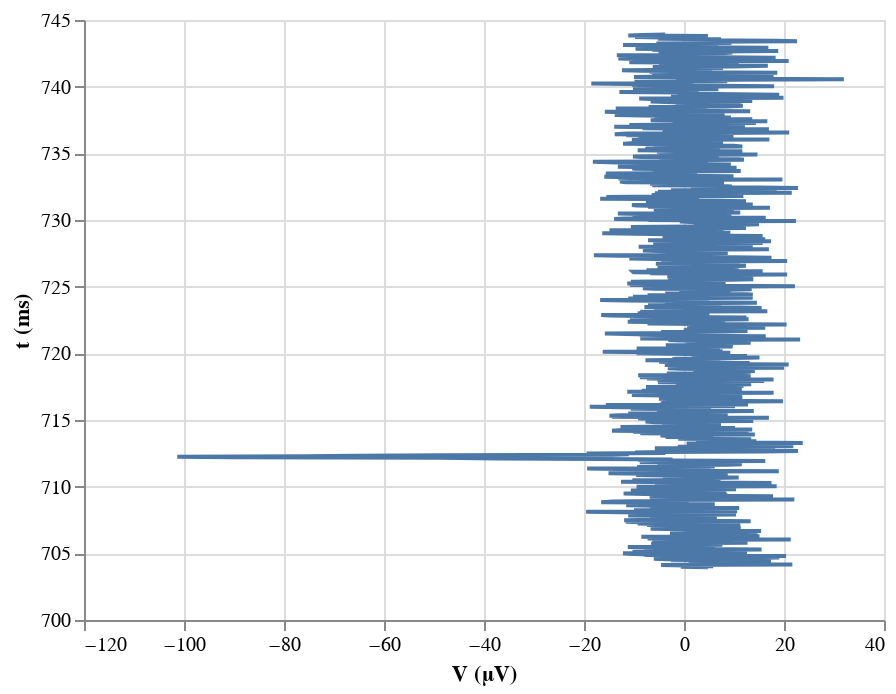

The notebook cell this image was saved under:
### Markdown cell above
This plot is clearly messed up. That is because Altair connected the lines in order of voltage. To prevent this, we can use the `order` kwarg of `encode()` to make sure the points are connected in the proper order.

### Code cell
alt.Chart(df
    ).mark_line(
    ).encode(
        y=alt.Y('t (ms):Q', scale=alt.Scale(zero=False)),
        x=alt.X('V (uV):Q', title='V (µV)'),
        order=alt.Order('t (ms):Q', sort='ascending')
    )

### Figure 1 — Vega-Lite specification as saved in the notebook (floating-point values rounded to 4 significant figures; data arrays with more than 128 entries replaced by an {"elided": "..."} marker saying what was removed)
{"$schema": "https://vega.github.io/schema/vega-lite/v2.4.3.json", "config": {"view": {"height": 300, "width": 400}}, "data": {"values": {"elided": "1000 records"}}, "encoding": {"order": {"field": "t (ms)", "sort": "ascending", "type": "quantitative"}, "x": {"field": "V (uV)", "title": "V (µV)", "type": "quantitative"}, "y": {"field": "t (ms)", "scale": {"zero": false}, "type": "quantitative"}}, "mark": "line"}
